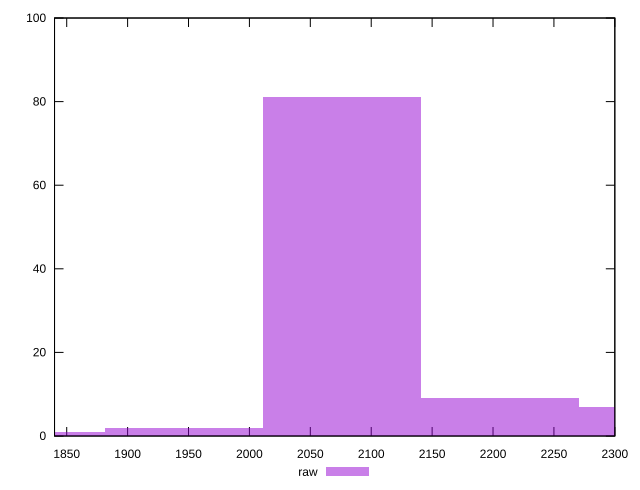

Write gnuplot code to recreate this figure.
reset

$raw <<EOF
2075.676864359671 81
2335.13647240463 7
1816.2172563147121 1
2205.4066683821507 9
1945.9470603371917 2
EOF

set key outside below
set boxwidth 129.72980402247944
set xrange [1840:2300]
set yrange [0:100]
set trange [0:100]
set style fill transparent solid 0.5 noborder
set terminal svg size 640, 490 enhanced background rgb 'white'
set output "report_00026_2021-02-22T21:38:55.199Z/unused-javascript/samples/pages+cached+noadtech/raw/histogram.svg"

plot $raw title "raw" with boxes

reset
